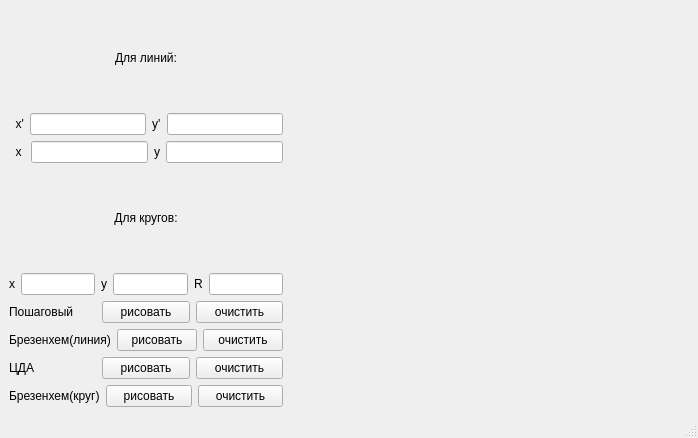
<?xml version="1.0" encoding="UTF-8"?>
<ui version="4.0">
 <class>MainWindow</class>
 <widget class="QMainWindow" name="MainWindow">
  <property name="geometry">
   <rect>
    <x>0</x>
    <y>0</y>
    <width>693</width>
    <height>438</height>
   </rect>
  </property>
  <property name="windowTitle">
   <string>MainWindow</string>
  </property>
  <widget class="QWidget" name="centralwidget">
   <layout class="QHBoxLayout" name="horizontalLayout_2">
    <item>
     <layout class="QHBoxLayout" name="horizontalLayout">
      <item>
       <layout class="QVBoxLayout" name="verticalLayout">
        <item>
         <widget class="QLabel" name="label">
          <property name="styleSheet">
           <string notr="true">selection-background-color: qradialgradient(spread:pad, cx:0.5, cy:0.5, radius:0.5, fx:0.5, fy:0.5, stop:0 rgba(0, 0, 0, 255), stop:0.19397 rgba(0, 0, 0, 255), stop:0.202312 rgba(122, 97, 0, 255), stop:0.495514 rgba(76, 58, 0, 255), stop:0.504819 rgba(255, 255, 255, 255), stop:0.79 rgba(255, 255, 255, 255), stop:1 rgba(255, 158, 158, 255));</string>
          </property>
          <property name="text">
           <string>Для линий:</string>
          </property>
          <property name="alignment">
           <set>Qt::AlignCenter</set>
          </property>
         </widget>
        </item>
        <item>
         <layout class="QHBoxLayout" name="horizontalLayout_4">
          <item>
           <widget class="QLabel" name="label_2">
            <property name="text">
             <string>  x'</string>
            </property>
           </widget>
          </item>
          <item>
           <widget class="QLineEdit" name="leX"/>
          </item>
          <item>
           <widget class="QLabel" name="label_3">
            <property name="text">
             <string>y'</string>
            </property>
           </widget>
          </item>
          <item>
           <widget class="QLineEdit" name="leY"/>
          </item>
         </layout>
        </item>
        <item>
         <layout class="QHBoxLayout" name="horizontalLayout_6">
          <item>
           <widget class="QLabel" name="label_12">
            <property name="text">
             <string>  x </string>
            </property>
           </widget>
          </item>
          <item>
           <widget class="QLineEdit" name="leXend"/>
          </item>
          <item>
           <widget class="QLabel" name="label_13">
            <property name="text">
             <string>y</string>
            </property>
           </widget>
          </item>
          <item>
           <widget class="QLineEdit" name="leYend"/>
          </item>
         </layout>
        </item>
        <item>
         <layout class="QHBoxLayout" name="horizontalLayout_11">
          <item>
           <widget class="QLabel" name="label_4">
            <property name="text">
             <string>Для кругов:</string>
            </property>
            <property name="alignment">
             <set>Qt::AlignCenter</set>
            </property>
           </widget>
          </item>
         </layout>
        </item>
        <item>
         <layout class="QHBoxLayout" name="horizontalLayout_12">
          <item>
           <widget class="QLabel" name="label_5">
            <property name="text">
             <string>х</string>
            </property>
           </widget>
          </item>
          <item>
           <widget class="QLineEdit" name="lecx"/>
          </item>
          <item>
           <widget class="QLabel" name="label_6">
            <property name="text">
             <string>y</string>
            </property>
           </widget>
          </item>
          <item>
           <widget class="QLineEdit" name="lecy"/>
          </item>
          <item>
           <widget class="QLabel" name="label_7">
            <property name="text">
             <string>R</string>
            </property>
           </widget>
          </item>
          <item>
           <widget class="QLineEdit" name="leR">
            <property name="text">
             <string/>
            </property>
           </widget>
          </item>
         </layout>
        </item>
        <item>
         <layout class="QHBoxLayout" name="horizontalLayout_9">
          <item>
           <widget class="QLabel" name="label_8">
            <property name="text">
             <string>Пошаговый</string>
            </property>
           </widget>
          </item>
          <item>
           <widget class="QPushButton" name="draw1">
            <property name="text">
             <string>рисовать</string>
            </property>
           </widget>
          </item>
          <item>
           <widget class="QPushButton" name="clear1">
            <property name="text">
             <string>очистить</string>
            </property>
           </widget>
          </item>
         </layout>
        </item>
        <item>
         <layout class="QHBoxLayout" name="horizontalLayout_14">
          <item>
           <widget class="QLabel" name="label_9">
            <property name="text">
             <string>Брезенхем(линия)</string>
            </property>
           </widget>
          </item>
          <item>
           <widget class="QPushButton" name="draw2">
            <property name="text">
             <string>рисовать</string>
            </property>
           </widget>
          </item>
          <item>
           <widget class="QPushButton" name="clear2">
            <property name="text">
             <string>очистить</string>
            </property>
           </widget>
          </item>
         </layout>
        </item>
        <item>
         <layout class="QHBoxLayout" name="horizontalLayout_10">
          <item>
           <widget class="QLabel" name="label_10">
            <property name="text">
             <string>ЦДА</string>
            </property>
           </widget>
          </item>
          <item>
           <widget class="QPushButton" name="draw3">
            <property name="text">
             <string>рисовать</string>
            </property>
           </widget>
          </item>
          <item>
           <widget class="QPushButton" name="clear3">
            <property name="text">
             <string>очистить</string>
            </property>
           </widget>
          </item>
         </layout>
        </item>
        <item>
         <layout class="QHBoxLayout" name="horizontalLayout_13">
          <item>
           <widget class="QLabel" name="label_11">
            <property name="text">
             <string>Брезенхем(круг)</string>
            </property>
           </widget>
          </item>
          <item>
           <widget class="QPushButton" name="draw4">
            <property name="text">
             <string>рисовать</string>
            </property>
           </widget>
          </item>
          <item>
           <widget class="QPushButton" name="clear4">
            <property name="text">
             <string>очистить</string>
            </property>
           </widget>
          </item>
         </layout>
        </item>
       </layout>
      </item>
      <item>
       <layout class="QHBoxLayout" name="horizontalLayout_8"/>
      </item>
     </layout>
    </item>
    <item>
     <widget class="QCustomPlot" name="widget" native="true">
      <property name="minimumSize">
       <size>
        <width>400</width>
        <height>100</height>
       </size>
      </property>
     </widget>
    </item>
    <item>
     <layout class="QHBoxLayout" name="horizontalLayout_5"/>
    </item>
   </layout>
  </widget>
  <widget class="QMenuBar" name="menubar">
   <property name="geometry">
    <rect>
     <x>0</x>
     <y>0</y>
     <width>693</width>
     <height>21</height>
    </rect>
   </property>
  </widget>
  <widget class="QStatusBar" name="statusbar"/>
 </widget>
 <customwidgets>
  <customwidget>
   <class>QCustomPlot</class>
   <extends>QWidget</extends>
   <header>qcustomplot.h</header>
   <container>1</container>
  </customwidget>
 </customwidgets>
 <resources/>
 <connections/>
</ui>
